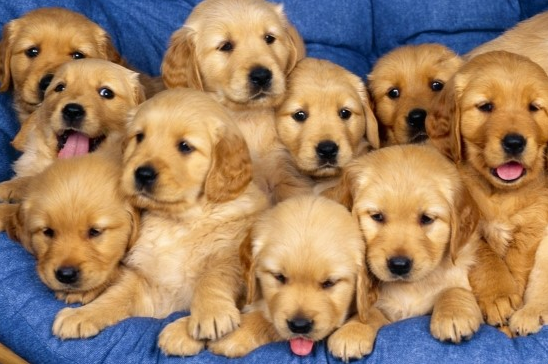
#> input picture Day1/dog.bmp, 548 x 364 px
$ python 3_imginfo.py
#> lines starting #> are read from the running program, lines starting #| are printed output that depends on the picture
import cv2

img_gray = cv2.imread('./dog.bmp', cv2.IMREAD_GRAYSCALE)
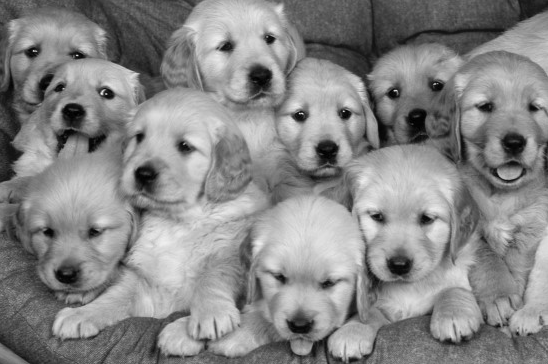
#> img_gray: shape (364, 548); min 0, max 243, mean 134.7
# print('img_gray type: ', type(img_gray))
# print('img_gray shape: ', img_gray.shape)
# print('img_gray dtype: ', img_gray.dtype)

img_color = cv2.imread('./dog.bmp')
#> img_color is the input picture: shape (364, 548, 3); mean B, G, R 100.4, 128.9, 159
# [7 lines of commented-out code are left out]
'''
강사님
h, w = img_color.shape[:2]
print(f'img_color 사이즈: {w}*{h}')
'''
# img_gray가 그레이스케일 영상인지 컬러 영상인지 구별하는 프로그램을 작성
# if문을 사용
# "img_gray는 그레이스케일 영상입니다"
# if len(img_gray.shape) == 2:
#     print("img_gray는 그레이스케일 영상입니다")
# else:
#     print("img_gray는 그레이스케일 영상이 아닙니다")
'''
강사님
if len(img_gray.shape) == 2:
    print('img_gray는 그레이스케일 영상입니다')
elif len(img_gray.shape) == 3:
    print('img_gray는 컬러 영상입니다')
'''


# [10 lines of commented-out code are left out]
'''
강사님
for x in range(h):
    for y in range(w):
    img_color[x, y] = (255, 102, 255)

cv2.imshow('img_color', img_color)
cv2.waitKey()
'''

# for문을 간단하게 쓰면
img_color[:,:] = (255, 102, 255)
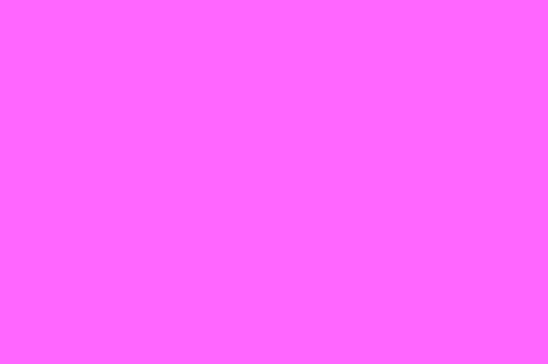
#> img_color: shape (364, 548, 3); mean B, G, R 255, 102, 255

cv2.imshow('img_color', img_color)
cv2.waitKey()
